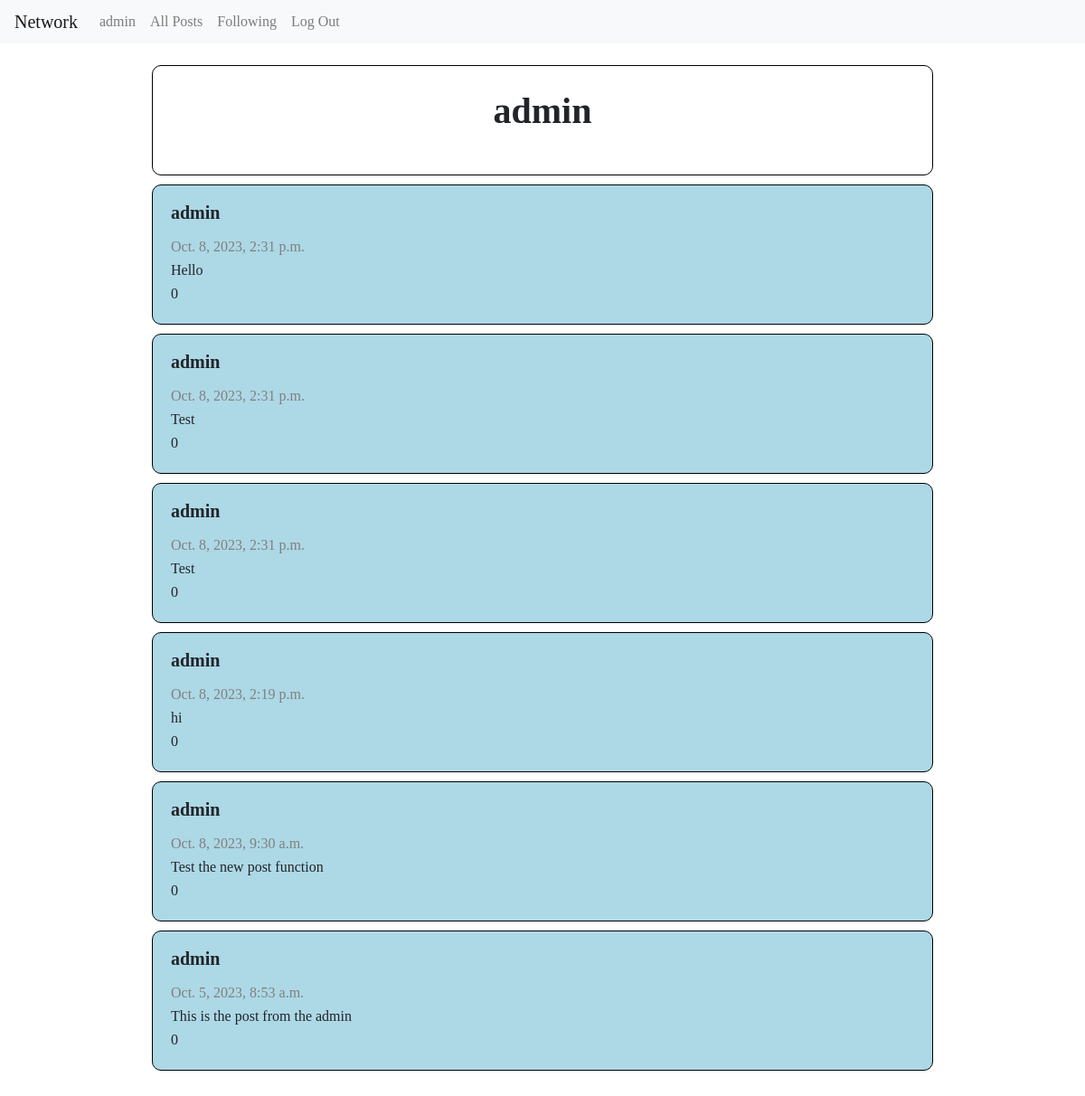
/profile/2 (signed in), run on the app's committed database.
### network/models.py (models this page shows, shortened)
class User(AbstractUser):
    id = models.AutoField(primary_key=True)
    follower = models.ManyToManyField("User", related_name="your_following", blank=True)
    following = models.ManyToManyField("User", related_name="your_follower", blank=True)
    post = models.ManyToManyField("Post", related_name="poster", blank=True)

class Post(models.Model):
    id = models.AutoField(primary_key=True)
    user = models.ForeignKey("User", related_name="post_creator", on_delete=models.CASCADE , blank=True, null=True)
    text = models.TextField(blank=True)
    time = models.DateTimeField(auto_now_add=True)
    like = models.ManyToManyField("User", related_name="liker", null=True, blank=True)

### network/views.py (the view)
# urls.py: path("profile/<int:id>", views.profile, name="profile"),
def profile(request, id):
    data = User.objects.get(id=id)
    posts = Post.objects.filter(user=id).order_by('-time')
    return render(request, "network/profile.html", {"data": data, "posts": posts})

### network/templates/network/profile.html (shortened to what this page needs)
{% extends "network/layout.html" %}
{% load static %}
{% block body %}
<main id="list">
    <div id="info"">
        <h1 id="username" data-info="{{data.id}}|{{user.id}}">{{ data.username }}</h1>
        <div id="followContainer">
        </div>
    </div>
    <div id="display">
        {% for post in posts %}
            <div class="post">
                <p class="post-header">{{ post.user }}</p>
                <p class="post-element post-time">{{ post.time }}</p>
                <p class="post-element">{{ post.text }}</p>
                <p class="post-element">{{ post.like.count }}</p>
            </div>
        {% endfor %}
    </div>
</main>
{% endblock %}

### network/templates/network/layout.html (shortened to what this page needs)
{% load static %}
<!DOCTYPE html>
<html lang="en">
  <head>
    <link
      rel="stylesheet"
      href="https://stackpath.bootstrapcdn.com/bootstrap/4.4.1/css/bootstrap.min.css"
    />
    <link href="{% static 'network/styles.css' %}" rel="stylesheet" />
  </head>
  <body>
    <nav class="navbar navbar-expand-lg navbar-light bg-light">
      <a class="navbar-brand" href="#">Network</a>
      <div>
        <ul class="navbar-nav mr-auto">
          {% if user.is_authenticated %}
          <li class="nav-item">
            <a class="nav-link" href="{% url 'profile' id=user.id %}"
              ><strong>{{ user.username }}</strong></a
            >
          </li>
          {% endif %}
          <li class="nav-item">
            <a class="nav-link" href="{% url 'index' %}" id="allPost"
              >All Posts</a
            >
          </li>
          {% if user.is_authenticated %}
          <li class="nav-item">
            <a class="nav-link" href="{% url 'following' %}" id="following"
              >Following</a
            >
          </li>
          <li class="nav-item">
            <a class="nav-link" href="{% url 'logout' %}">Log Out</a>
          </li>
          {% endif %}
        </ul>
      </div>
    </nav>
    <div class="body">{% block body %} {% endblock %}</div>
  </body>
</html>

### network/static/network/styles.css (style rules this page uses)
html, body, div, span, applet, object, iframe, h1, h2, h3, h4, h5, h6, p, blockquote, pre, a, abbr, acronym, address, big, cite, code, del, dfn, em, img, ins, kbd, q, s, samp, small, strike, strong, sub, sup, tt, var, b, u, i, center, dl, dt, dd, ol, ul, li, fieldset, form, label, legend, table, caption, tbody, tfoot, thead, tr, th, td, article, aside, canvas, details, embed, figure, figcaption, footer, header, hgroup, menu, nav, output, ruby, section, summary, time, mark, audio, video { margin: 0; padding: 0; border: 0; font-size: 100%; font: inherit; vertical-align: baseline; }
article, aside, details, figcaption, figure, footer, header, hgroup, menu, nav, section { display: block; }
body { line-height: 1; }
ol, ul { list-style: none; }
#list { padding: 2%; margin: 0 auto; display: flex; flex-direction: column; align-items: center; }
#display { display: flex; flex-direction: column; align-items: center; width: 100%; height: auto; }
.post { border: 1px solid black; background-color: lightblue; border-radius: 10px; margin-bottom: 10px; width: 75%; height: 100%; padding: 20px; }
.post-header { font-size: 20px; font-weight: bold; margin-bottom: 15px; }
.post-element { padding: 5px 0; }
.post-time { color: gray; }
#info { border: 1px solid black; border-radius: 10px; width: 75%; height: auto; padding: 20px; margin-bottom: 10px; display: flex; flex-direction: column; align-items: center; }
#info #username { font-weight: bold; font-size: 40px; padding: 10px; }
#info #followContainer { width: 20%; height: auto; padding: 10px; display: flex; flex-direction: row; justify-content: space-around; }

### data on the page
User: username "admin"
Post: user "admin", time "Oct. 8, 2023, 2:31 p.m.", text "Hello", like.count "0"
Post: user "admin", time "Oct. 8, 2023, 2:31 p.m.", text "Test", like.count "0"
Post: user "admin", time "Oct. 8, 2023, 2:31 p.m.", text "Test", like.count "0"
Post: user "admin", time "Oct. 8, 2023, 2:19 p.m.", text "hi", like.count "0"
Post: user "admin", time "Oct. 8, 2023, 9:30 a.m.", text "Test the new post function", like.count "0"
Post: user "admin", time "Oct. 5, 2023, 8:53 a.m.", text "This is the post from the admin", like.count "0"
